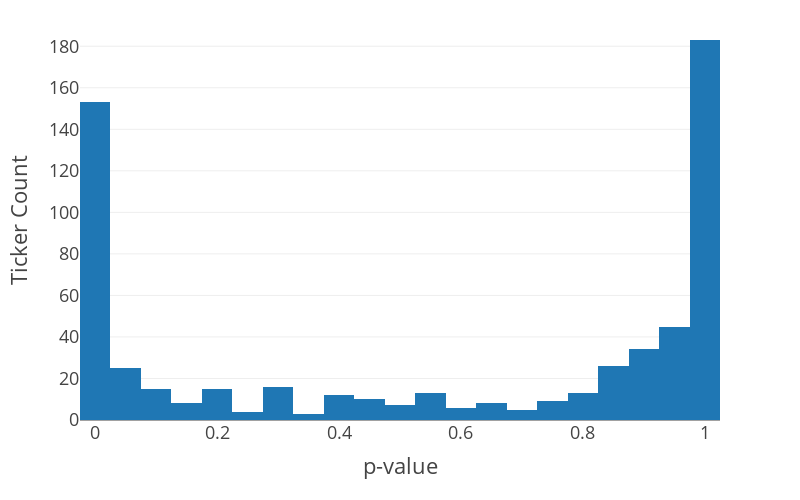

This figure's notebook cell:
### Code cell
import plotly.graph_objects as go
fig = go.Figure()
fig.add_trace(go.Histogram(x=pairwise_p_value_df[pairwise_p_value_df["query_ticker"]=="AAPL"]["p_value"].values,
                        #    histnorm="probability density"
                        nbinsx=20,
                           ))
fig.update_layout(template="presentation", height=500, width=800,
                  margin=dict(t=20),
                  xaxis=dict(title="p-value"),
                  yaxis=dict(title="Ticker Count")
                  )
fig.show()
fig.write_image("/Users/rian/Downloads/p_value_distribution.pdf")
# fig.write_image("/Users/rian/Downloads/AAPL_count.pdf")

### Figure 1 — Plotly figure (JSON) as saved in the notebook; plotly's stock layout.template omitted (floating-point values rounded to 4 significant figures; data arrays with more than 128 entries replaced by an {"elided": "..."} marker saying what was removed)
{"data": [{"nbinsx": 20, "type": "histogram", "x": {"elided": "610 float values"}}], "layout": {"height": 500, "margin": {"t": 20}, "width": 800, "xaxis": {"title": {"text": "p-value"}}, "yaxis": {"title": {"text": "Ticker Count"}}}}
